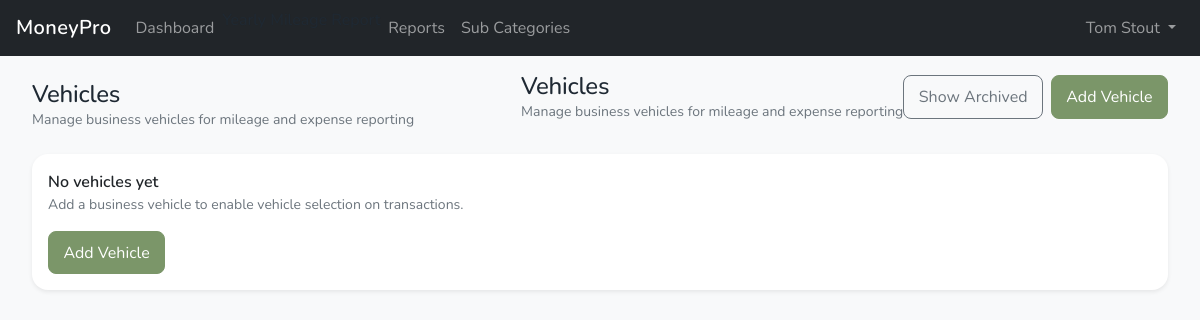
The app's page /vehicles/ (signed in), older data.
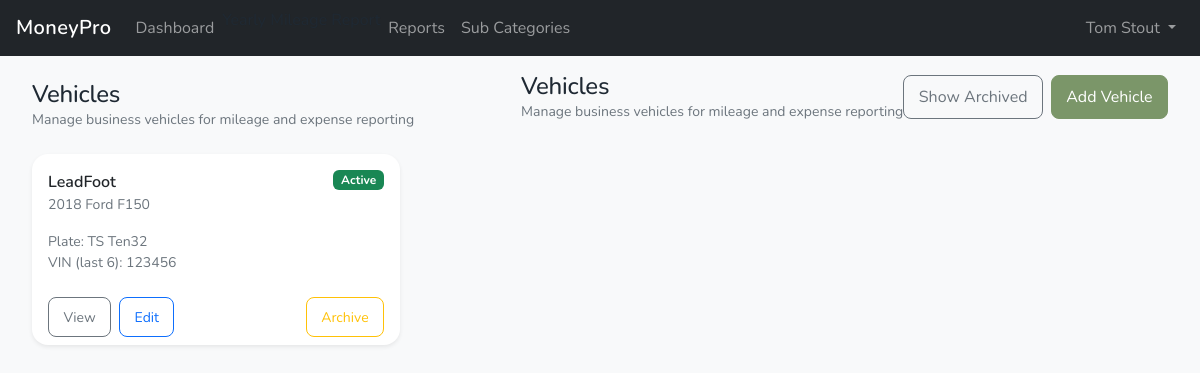
The same page, newer data.
### vehicles/models.py (models this page shows, shortened)
class Vehicle(BusinessOwnedModelMixin):
    label = models.CharField(
        max_length=120,
        help_text="What you want to see in dropdowns (e.g., 2018 Ford F-150).",
    )
    year = models.PositiveIntegerField(blank=True, null=True)
    make = models.CharField(max_length=60, blank=True)
    model = models.CharField(max_length=60, blank=True)
    vin_last6 = models.CharField(max_length=6, blank=True)
    plate = models.CharField(max_length=20, blank=True)
    in_service_date = models.DateField(blank=True, null=True, default=None)
    in_service_mileage = models.DecimalField(
        max_digits=10,
        decimal_places=1,
        validators=[MinValueValidator(0)],
        null=True,
        blank=True,
    )
    sold_date = models.DateField(blank=True, null=True, default=None)
    is_business = models.BooleanField(default=True)
    is_active = models.BooleanField(default=True)
    sort_order = models.PositiveIntegerField(default=0)
    created_at = models.DateTimeField(auto_now_add=True)
    class Meta:
        ordering = ["sort_order", "label"]
        constraints = [
            models.UniqueConstraint(fields=["business", "label"], name="uniq_vehicle_business_label"),
        ]

### vehicles/views.py (the view)
# urls.py: path("", views.VehicleListView.as_view(), name="vehicle_list"),
class VehicleListView(ListView):
    model = Vehicle
    template_name = "vehicles/vehicle_list.html"
    context_object_name = "vehicles"
    def get_queryset(self):
        return Vehicle.objects.filter(business=self.request.business).order_by("-is_active", "sort_order", "label")

### vehicles/templates/vehicles/vehicle_list.html (shortened to what this page needs)
{% extends "index.html" %}
{% block content %}
<div class="container-fluid px-2 px-md-3">
  <div class="d-flex justify-content-between align-items-center mb-3">
    <div>
      <h1 class="h4 mb-0">Vehicles</h1>
      <div class="text-muted small">Manage business vehicles for mileage and expense reporting</div>
    </div>
   <div class="d-flex justify-content-between align-items-center mb-3">
      <div>
        <h1 class="h4 mb-0">Vehicles</h1>
        <div class="text-muted small">Manage business vehicles for mileage and expense reporting</div>
      </div>
      <div class="d-flex gap-2 align-items-center">
        {% if show_archived %}
          <a class="btn btn-outline-secondary" href="{% url 'vehicles:vehicle_list' %}">Hide Archived</a>
        {% else %}
          <a class="btn btn-outline-secondary" href="{% url 'vehicles:vehicle_list' %}?show_archived=1">Show Archived</a>
        {% endif %}
        <a class="btn btn-primary" href="{% url 'vehicles:vehicle_add' %}">Add Vehicle</a>
      </div>
    </div>
  </div>
  {% if vehicles %}
    <div class="row g-3">
      {% for v in vehicles %}
        <div class="col-12 col-md-6 col-xl-4">
          <div class="card shadow-sm border-0 rounded-4 h-100">
            <div class="card-body">
              <div class="d-flex justify-content-between align-items-start gap-2">
                <div>
                  <div class="fw-semibold">{{ v.label }}</div>
                  <div class="text-muted small">
                    {% if v.year %}{{ v.year }}{% endif %}
                    {% if v.make %}{{ v.make }}{% endif %}
                    {% if v.model %}{{ v.model }}{% endif %}
                  </div>
                </div>
                <span class="badge {% if v.is_active %}text-bg-success{% else %}text-bg-secondary{% endif %}">
                  {% if v.is_active %}Active{% else %}Inactive{% endif %}
                </span>
              </div>
              <div class="mt-3 small text-muted">
                {% if v.plate %}<div>Plate: {{ v.plate }}</div>{% endif %}
                {% if v.vin_last6 %}<div>VIN (last 6): {{ v.vin_last6 }}</div>{% endif %}
              </div>
            </div>
            <div class="card-footer bg-transparent border-0 d-flex gap-2 justify-content-end">
              <a class="btn btn-outline-secondary btn-sm" href="{% url 'vehicles:vehicle_detail' v.pk %}">View</a>
              <a class="btn btn-outline-primary btn-sm" href="{% url 'vehicles:vehicle_edit' v.pk %}">Edit</a>
              <div class="ms-auto d-flex gap-2">
                {% if v.is_active %}
                  <form method="post" action="{% url 'vehicles:vehicle_archive' v.pk %}">
                    <button class="btn btn-outline-warning btn-sm" type="submit">Archive</button>
                  </form>
                {% else %}
                  <form method="post" action="{% url 'vehicles:vehicle_unarchive' v.pk %}">
                    {% csrf_token %}
                    <button class="btn btn-outline-success btn-sm" type="submit">Unarchive</button>
                  </form>
                {% endif %}
            </div>
          </div>
        </div>
      {% endfor %}
    </div>
  {% else %}
    <div class="card border-0 shadow-sm rounded-4">
      <div class="card-body">
        <div class="fw-semibold">No vehicles yet</div>
        <div class="text-muted small">Add a business vehicle to enable vehicle selection on transactions.</div>
        <a class="btn btn-primary mt-3" href="{% url 'vehicles:vehicle_add' %}">Add Vehicle</a>
      </div>
    </div>
  {% endif %}
</div>
{% endblock %}

Row changes from the older to the newer data that the page shows:
added Vehicle: label "LeadFoot", year "2018", make "Ford", model "F150", is_active "Active", plate "TS Ten32", vin_last6 "123456"
Text that changed along with them:
text no longer shown: "No vehicles yet Add a business vehicle to enable vehicle selection on transactions. Add Vehicle"
